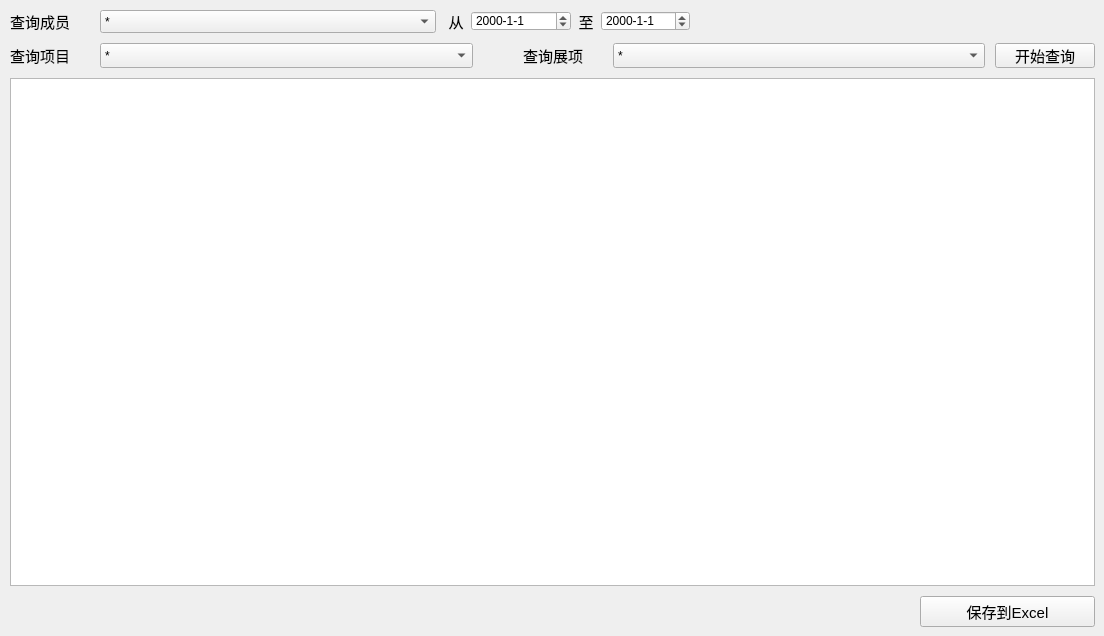
    <widget class="QWidget" name="tab2">
     <attribute name="title">
      <string>加班统计</string>
     </attribute>
     <widget class="QWidget" name="layoutWidget">
      <property name="geometry">
       <rect>
        <x>10</x>
        <y>10</y>
        <width>1085</width>
        <height>617</height>
       </rect>
      </property>
      <layout class="QVBoxLayout" name="verticalLayout_10">
       <property name="spacing">
        <number>10</number>
       </property>
       <item>
        <layout class="QVBoxLayout" name="verticalLayout_9">
         <item>
          <layout class="QHBoxLayout" name="horizontalLayout_14">
           <item>
            <layout class="QHBoxLayout" name="horizontalLayout_8">
             <item>
              <widget class="QLabel" name="label_2">
               <property name="sizePolicy">
                <sizepolicy hsizetype="Fixed" vsizetype="Preferred">
                 <horstretch>0</horstretch>
                 <verstretch>0</verstretch>
                </sizepolicy>
               </property>
               <property name="minimumSize">
                <size>
                 <width>80</width>
                 <height>0</height>
                </size>
               </property>
               <property name="font">
                <font>
                 <pointsize>11</pointsize>
                </font>
               </property>
               <property name="text">
                <string>查询成员</string>
               </property>
              </widget>
             </item>
             <item>
              <widget class="QComboBox" name="query_member">
               <property name="minimumSize">
                <size>
                 <width>0</width>
                 <height>20</height>
                </size>
               </property>
               <property name="maximumSize">
                <size>
                 <width>16777215</width>
                 <height>25</height>
                </size>
               </property>
               <item>
                <property name="text">
                 <string>*</string>
                </property>
               </item>
              </widget>
             </item>
            </layout>
           </item>
           <item>
            <layout class="QHBoxLayout" name="horizontalLayout_4">
             <property name="spacing">
              <number>5</number>
             </property>
             <item>
              <widget class="QLabel" name="label_5">
               <property name="sizePolicy">
                <sizepolicy hsizetype="Fixed" vsizetype="Fixed">
                 <horstretch>0</horstretch>
                 <verstretch>0</verstretch>
                </sizepolicy>
               </property>
               <property name="minimumSize">
                <size>
                 <width>20</width>
                 <height>20</height>
                </size>
               </property>
               <property name="maximumSize">
                <size>
                 <width>20</width>
                 <height>20</height>
                </size>
               </property>
               <property name="font">
                <font>
                 <pointsize>11</pointsize>
                 <kerning>true</kerning>
                </font>
               </property>
               <property name="text">
                <string>从</string>
               </property>
               <property name="alignment">
                <set>Qt::AlignCenter</set>
               </property>
              </widget>
             </item>
             <item>
              <widget class="QDateEdit" name="query_fromdate">
               <property name="minimumSize">
                <size>
                 <width>100</width>
                 <height>20</height>
                </size>
               </property>
               <property name="maximumSize">
                <size>
                 <width>100</width>
                 <height>20</height>
                </size>
               </property>
               <property name="alignment">
                <set>Qt::AlignLeading|Qt::AlignLeft|Qt::AlignVCenter</set>
               </property>
               <property name="displayFormat">
                <string>yyyy-M-d</string>
               </property>
              </widget>
             </item>
             <item>
              <widget class="QLabel" name="label_6">
               <property name="sizePolicy">
                <sizepolicy hsizetype="Fixed" vsizetype="Preferred">
                 <horstretch>0</horstretch>
                 <verstretch>0</verstretch>
                </sizepolicy>
               </property>
               <property name="minimumSize">
                <size>
                 <width>20</width>
                 <height>20</height>
                </size>
               </property>
               <property name="maximumSize">
                <size>
                 <width>20</width>
                 <height>20</height>
                </size>
               </property>
               <property name="font">
                <font>
                 <pointsize>11</pointsize>
                 <kerning>true</kerning>
                </font>
               </property>
               <property name="midLineWidth">
                <number>0</number>
               </property>
               <property name="text">
                <string>至</string>
               </property>
               <property name="alignment">
                <set>Qt::AlignCenter</set>
               </property>
              </widget>
             </item>
             <item>
              <widget class="QDateEdit" name="query_todate">
               <property name="minimumSize">
                <size>
                 <width>0</width>
                 <height>20</height>
                </size>
               </property>
               <property name="maximumSize">
                <size>
                 <width>100</width>
                 <height>20</height>
                </size>
               </property>
               <property name="alignment">
                <set>Qt::AlignLeading|Qt::AlignLeft|Qt::AlignVCenter</set>
               </property>
               <property name="displayFormat">
                <string>yyyy-M-d</string>
               </property>
              </widget>
             </item>
             <item>
              <widget class="QLabel" name="label_14">
               <property name="minimumSize">
                <size>
                 <width>400</width>
                 <height>0</height>
                </size>
               </property>
               <property name="text">
                <string/>
               </property>
              </widget>
             </item>
            </layout>
           </item>
          </layout>
         </item>
         <item>
          <layout class="QHBoxLayout" name="horizontalLayout_15">
           <item>
            <layout class="QHBoxLayout" name="horizontalLayout_5">
             <item>
              <widget class="QLabel" name="label_7">
               <property name="sizePolicy">
                <sizepolicy hsizetype="Fixed" vsizetype="Preferred">
                 <horstretch>0</horstretch>
                 <verstretch>0</verstretch>
                </sizepolicy>
               </property>
               <property name="minimumSize">
                <size>
                 <width>80</width>
                 <height>0</height>
                </size>
               </property>
               <property name="maximumSize">
                <size>
                 <width>80</width>
                 <height>16777215</height>
                </size>
               </property>
               <property name="font">
                <font>
                 <pointsize>11</pointsize>
                </font>
               </property>
               <property name="text">
                <string>查询项目</string>
               </property>
              </widget>
             </item>
             <item>
              <widget class="QComboBox" name="query_project">
               <property name="sizePolicy">
                <sizepolicy hsizetype="Expanding" vsizetype="Fixed">
                 <horstretch>0</horstretch>
                 <verstretch>0</verstretch>
                </sizepolicy>
               </property>
               <property name="minimumSize">
                <size>
                 <width>0</width>
                 <height>20</height>
                </size>
               </property>
               <property name="maximumSize">
                <size>
                 <width>16777215</width>
                 <height>25</height>
                </size>
               </property>
               <property name="layoutDirection">
                <enum>Qt::LeftToRight</enum>
               </property>
               <item>
                <property name="text">
                 <string>*</string>
                </property>
               </item>
              </widget>
             </item>
            </layout>
           </item>
           <item>
            <widget class="QLabel" name="label_15">
             <property name="minimumSize">
              <size>
               <width>30</width>
               <height>0</height>
              </size>
             </property>
             <property name="text">
              <string/>
             </property>
            </widget>
           </item>
           <item>
            <layout class="QHBoxLayout" name="horizontalLayout_13">
             <item>
              <widget class="QLabel" name="label_13">
               <property name="sizePolicy">
                <sizepolicy hsizetype="Fixed" vsizetype="Preferred">
                 <horstretch>0</horstretch>
                 <verstretch>0</verstretch>
                </sizepolicy>
               </property>
               <property name="minimumSize">
                <size>
                 <width>80</width>
                 <height>0</height>
                </size>
               </property>
               <property name="maximumSize">
                <size>
                 <width>80</width>
                 <height>16777215</height>
                </size>
               </property>
               <property name="font">
                <font>
                 <pointsize>11</pointsize>
                </font>
               </property>
               <property name="text">
                <string>查询展项</string>
               </property>
              </widget>
             </item>
             <item>
              <widget class="QComboBox" name="query_subproject">
               <property name="sizePolicy">
                <sizepolicy hsizetype="Expanding" vsizetype="Fixed">
                 <horstretch>0</horstretch>
                 <verstretch>0</verstretch>
                </sizepolicy>
               </property>
               <property name="minimumSize">
                <size>
                 <width>0</width>
                 <height>20</height>
                </size>
               </property>
               <property name="maximumSize">
                <size>
                 <width>16777215</width>
                 <height>25</height>
                </size>
               </property>
               <property name="layoutDirection">
                <enum>Qt::LeftToRight</enum>
               </property>
               <item>
                <property name="text">
                 <string>*</string>
                </property>
               </item>
              </widget>
             </item>
            </layout>
           </item>
           <item>
            <widget class="QPushButton" name="query">
             <property name="minimumSize">
              <size>
               <width>100</width>
               <height>25</height>
              </size>
             </property>
             <property name="maximumSize">
              <size>
               <width>16777215</width>
               <height>25</height>
              </size>
             </property>
             <property name="font">
              <font>
               <pointsize>11</pointsize>
              </font>
             </property>
             <property name="text">
              <string>开始查询</string>
             </property>
            </widget>
           </item>
          </layout>
         </item>
        </layout>
       </item>
       <item>
        <widget class="QTableWidget" name="query_overtime_table">
         <property name="selectionMode">
          <enum>QAbstractItemView::SingleSelection</enum>
         </property>
         <property name="textElideMode">
          <enum>Qt::ElideMiddle</enum>
         </property>
         <property name="sortingEnabled">
          <bool>true</bool>
         </property>
         <attribute name="horizontalHeaderStretchLastSection">
          <bool>true</bool>
         </attribute>
        </widget>
       </item>
       <item>
        <layout class="QHBoxLayout" name="horizontalLayout_16">
         <item>
          <widget class="QLabel" name="label_16">
           <property name="minimumSize">
            <size>
             <width>900</width>
             <height>0</height>
            </size>
           </property>
           <property name="text">
            <string/>
           </property>
          </widget>
         </item>
         <item>
          <widget class="QPushButton" name="save_excel">
           <property name="minimumSize">
            <size>
             <width>0</width>
             <height>30</height>
            </size>
           </property>
           <property name="font">
            <font>
             <pointsize>11</pointsize>
            </font>
           </property>
           <property name="text">
            <string>保存到Excel</string>
           </property>
          </widget>
         </item>
        </layout>
       </item>
      </layout>
     </widget>
    </widget>
